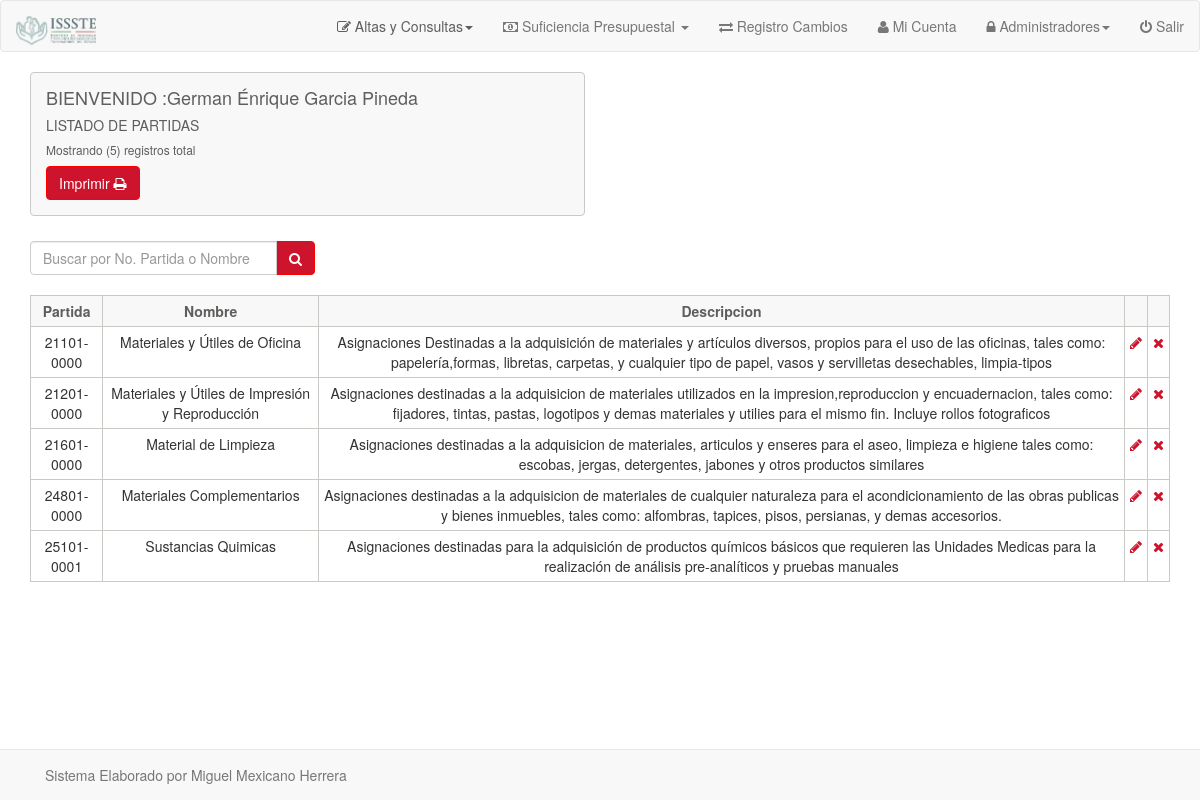
Screenshot of /codigo/listadopartida.php (signed in) with the database file from the repository.
### tables this page shows
CREATE TABLE IF NOT EXISTS `partida` (
  `IdPartida` varchar(15) NOT NULL,
  `Nombre` varchar(100) DEFAULT NULL,
  `Descripcion` varchar(500) DEFAULT NULL
);

### codigo/listadopartida.php (the view, shortened to what this page needs)
<?php
require("../funciones/general.php");
require("menu.php");
    if(isset($_REQUEST['palabra']))
    {
  	  $buscar=$_POST['palabra'];
      $query=mysql_query("SELECT * FROM partida WHERE (IdPartida LIKE '%$buscar%' or  Nombre LIKE '%$buscar%' ) ORDER BY IdPartida ASC");
    }
    else
    {
	$query=mysql_query("SELECT * FROM partida ORDER BY IdPartida ASC");
    }
$total_registros=mysql_num_rows($query);
?>
<!DOCTYPE html>
<html>
<head>
  <link rel="stylesheet" type="text/css" href="../css/bootstrap.css">
  <link rel="stylesheet" type="text/css" href="../css/bootstrap-responsive.css">
  <link rel="stylesheet" href="../font-awesome/css/font-awesome.min.css">
  <link rel="stylesheet" type="text/css" href="../css/mystyle.css">
</head>
<body>
  <div class="container">
  <div class="row-fluid">
    <div class="span6">
    </div>
    <div class="span6"></div>
  </div>
<br>
              <?php
    if($total_registros==0){
    echo '<div>
             <br>
              <div class="alert alert-danger">
              <h4 class="text-center">Alerta!</h4><p class="text-center">No se encontraron resultados</p></div> </div>';
              }
else
{
            echo  '  <table class="table table-bordered table-condensed">
                  <tr>
                      <th id="bordecolor" class="text-center thcolor">Partida</th>
                      <th id="bordecolor" class="text-center thcolor">Nombre</th>
                      <th id="bordecolor" class="text-center thcolor">Descripcion </th>
                      <th id="bordecolor" class="text-center thcolor">&nbsp;</th>
                      <th id="bordecolor" class="text-center thcolor">&nbsp;</th>
                   </tr>';
                  }
               ?>
                  <?php
                  while($fila=mysql_fetch_array($query)) {
                  ?>
                         <tr>
                            <td id="bordecolor" align="center"><?php echo $fila['IdPartida'];?></td>
                            <td id="bordecolor" align="center"><?php echo $fila['Nombre'];?></td>
                            <td id="bordecolor" align="center"><?php echo $fila['Descripcion'];?></td>
                            <td id="bordecolor">
                           <a href="actualizapartida.php?idpart=<?php echo $fila['IdPartida'];?>" title="Actualiza Registro2" target="_self">
                             <i id="otherButton" class="fa fa-pencil"></i>
                           </a>
                          </td>
                            <td id="bordecolor">
                          <a href="eliminapartida.php?idpart=<?php echo $fila['IdPartida'];?>" title="Elimina Registro" target="_self">
                             <i id="otherButton" class="fa fa-times"></i>
                           </a>
                          </td>
                          </tr>
                          <?php }?>
                </table>
<br>
<br>
<br>
  </div>
</body>
</html>

### css/mystyle.css (style rules this page uses)
#otherButton { color: #CD142C; }
#bordecolor { border: #C9C9C6 1px solid; }
.thcolor { background-color: #F8F8F8; color: #5F5E5C; }

### rows the page displays
partida: IdPartida "21101-0000", Nombre "Materiales y Útiles de Oficina", Descripcion "Asignaciones Destinadas a la adquisición de materiales y artículos diversos, propios para el uso de las oficinas, tales como: papelería,formas, libretas, carpetas, y cualquier tipo de papel, vasos y servilletas desechables, limpia-tipos"
partida: IdPartida "21201-0000", Nombre "Materiales y Útiles de Impresión y Reproducción", Descripcion "Asignaciones destinadas a la adquisicion de materiales utilizados en la impresion,reproduccion y encuadernacion, tales como: fijadores, tintas, pastas, logotipos y demas materiales y utilies para el mismo fin. Incluye rollos fotograficos"
partida: IdPartida "21601-0000", Nombre "Material de Limpieza", Descripcion "Asignaciones destinadas a la adquisicion de materiales, articulos y enseres para el aseo, limpieza e higiene tales como: escobas, jergas, detergentes, jabones y otros productos similares"
partida: IdPartida "24801-0000", Nombre "Materiales Complementarios", Descripcion "Asignaciones destinadas a la adquisicion de materiales de cualquier naturaleza para el acondicionamiento de las obras publicas y bienes inmuebles, tales como: alfombras, tapices, pisos, persianas, y demas accesorios."
partida: IdPartida "25101-0001", Nombre "Sustancias Quimicas", Descripcion "Asignaciones destinadas para la adquisición de productos químicos básicos que requieren las Unidades Medicas para la realización de análisis pre-analíticos y pruebas manuales"

### other values shown
$usuario "German Énrique Garcia Pineda"
$titulo "LISTADO DE PARTIDAS"
$registros "5"
